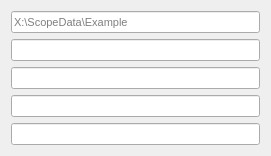
      <widget class="QWidget" name="layoutWidget_4">
       <property name="geometry">
        <rect>
         <x>10</x>
         <y>60</y>
         <width>271</width>
         <height>155</height>
        </rect>
       </property>
       <property name="font">
        <font>
         <pointsize>8</pointsize>
        </font>
       </property>
       <layout class="QVBoxLayout" name="verticalLayout">
        <item>
         <widget class="QLineEdit" name="ReOrg1">
          <property name="font">
           <font>
            <pointsize>8</pointsize>
           </font>
          </property>
          <property name="placeholderText">
           <string>X:\ScopeData\Example</string>
          </property>
         </widget>
        </item>
        <item>
         <widget class="QLineEdit" name="ReOrg2">
          <property name="font">
           <font>
            <pointsize>8</pointsize>
           </font>
          </property>
         </widget>
        </item>
        <item>
         <widget class="QLineEdit" name="ReOrg3">
          <property name="font">
           <font>
            <pointsize>8</pointsize>
           </font>
          </property>
         </widget>
        </item>
        <item>
         <widget class="QLineEdit" name="ReOrg4">
          <property name="font">
           <font>
            <pointsize>8</pointsize>
           </font>
          </property>
         </widget>
        </item>
        <item>
         <widget class="QLineEdit" name="ReOrg5">
          <property name="font">
           <font>
            <pointsize>8</pointsize>
           </font>
          </property>
         </widget>
        </item>
       </layout>
      </widget>
